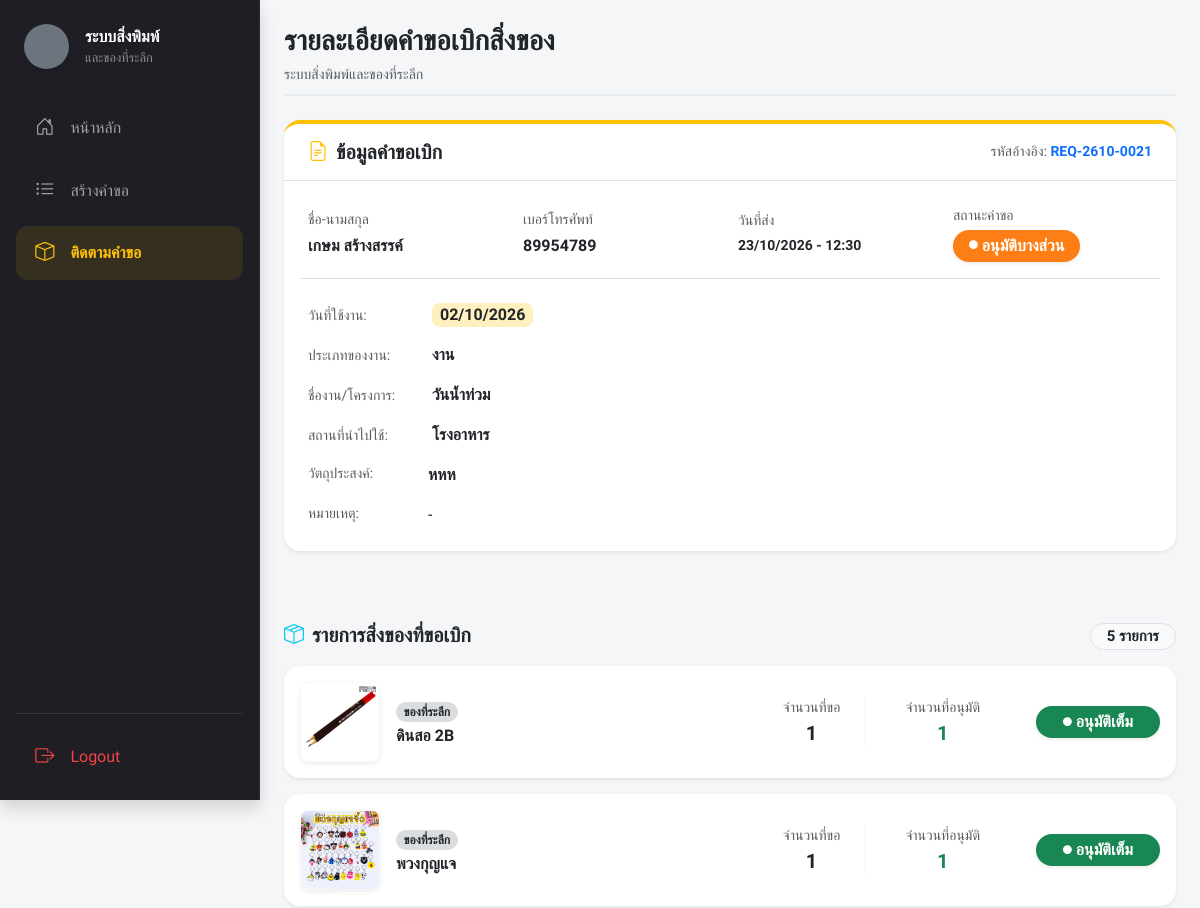
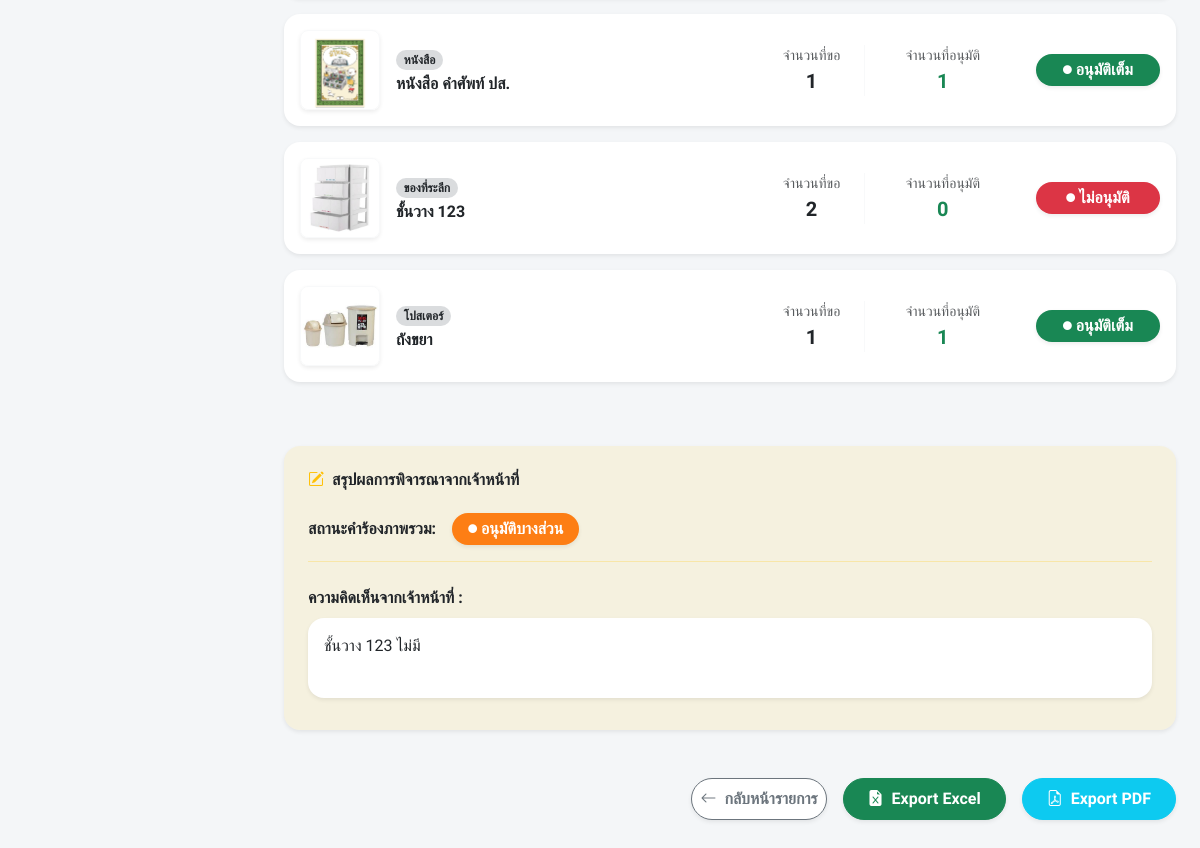
Screenshot of /index.php?page=request_view&id=21 (signed in) with the database file from the repository (2 pictures, top to bottom).
### tables this page shows
CREATE TABLE `requests` (
  `request_id` int(11) NOT NULL,
  `request_no` varchar(20) NOT NULL,
  `user_id` int(11) NOT NULL,
  `request_date` datetime DEFAULT current_timestamp(),
  `use_date` date DEFAULT NULL,
  `event_type` varchar(50) DEFAULT NULL,
  `event_name` varchar(200) DEFAULT NULL,
  `location` varchar(200) DEFAULT NULL,
  `purpose` text DEFAULT NULL,
  `user_note` text DEFAULT NULL,
  `status` varchar(20) DEFAULT 'Pending',
  `admin_comment` text DEFAULT NULL,
  `approved_at` datetime DEFAULT NULL,
  `approved_by` int(11) DEFAULT NULL
);

CREATE TABLE `users` (
  `user_id` int(11) NOT NULL,
  `username` varchar(50) NOT NULL,
  `password` varchar(255) NOT NULL,
  `full_name` varchar(100) DEFAULT NULL,
  `email` varchar(150) DEFAULT NULL,
  `department_id` int(11) DEFAULT NULL,
  `sub_department_id` int(11) DEFAULT NULL,
  `employment_type_id` int(11) DEFAULT NULL,
  `position` varchar(100) DEFAULT NULL,
  `phone_number` varchar(20) DEFAULT NULL,
  `role` varchar(20) DEFAULT 'User'
);

CREATE TABLE `request_items` (
  `request_item_id` int(11) NOT NULL,
  `request_id` int(11) NOT NULL,
  `item_id` int(11) NOT NULL,
  `requested_qty` int(11) NOT NULL,
  `approved_qty` int(11) DEFAULT NULL,
  `item_status` varchar(20) DEFAULT NULL
);

CREATE TABLE `categories` (
  `category_id` int(11) NOT NULL,
  `name` varchar(100) DEFAULT NULL,
  `is_active` tinyint(1) DEFAULT 1,
  `created_at` datetime DEFAULT current_timestamp()
);

CREATE TABLE `items` (
  `id` int(11) NOT NULL,
  `item_code` varchar(20) NOT NULL,
  `category_id` int(11) NOT NULL,
  `name` varchar(200) NOT NULL,
  `description` text DEFAULT NULL,
  `current_stock` int(11) DEFAULT 0,
  `is_active` tinyint(1) NOT NULL DEFAULT 1,
  `low_stock_threshold` int(11) DEFAULT 10,
  `images` text DEFAULT NULL,
  `created_at` datetime DEFAULT current_timestamp()
);

### views/user/request_view.php (the view, shortened to what this page needs)
<?php
$request_id = $_GET['id'] ?? '';
$user_id = $_SESSION['user_id'] ?? 0;
$stmt = $pdo->prepare("
    SELECT r.*, u.full_name, u.phone_number
    FROM requests r
    JOIN users u ON r.user_id = u.user_id
    WHERE r.request_id = ? AND r.user_id = ?
");
$stmt->execute([$request_id, $user_id]);
$request = $stmt->fetch();
$itemStmt = $pdo->prepare("
    SELECT
        ri.*,
        i.name AS item_name,
        i.images,
        c.name AS category_name
    FROM request_items ri
    LEFT JOIN items i ON ri.item_id = i.id
    LEFT JOIN categories c ON i.category_id = c.category_id
    WHERE ri.request_id = ?
");
$itemStmt->execute([$request_id]);
$items = $itemStmt->fetchAll();
$statusText = $request['status'];
$badgeStyle = 'min-width: 110px; ';
if ($statusText === 'รออนุมัติ' || $statusText === 'Pending') {
    $badgeStyle .= 'background-color: #fbff00; color: #000;';
    $statusText = 'รออนุมัติ';
} elseif (strpos($statusText, 'อนุมัติบางส่วน') !== false) {
    $badgeStyle .= 'background-color: #fd7e14; color: #fff;';
} elseif (strpos($statusText, 'ไม่อนุมัติ') !== false) {
    $badgeStyle .= 'background-color: #dc3545; color: #fff;';
} elseif (strpos($statusText, 'อนุมัติ') !== false) {
    $badgeStyle .= 'background-color: #28a745; color: #fff;';
} else {
    $badgeStyle .= 'background-color: #6c757d; color: #fff;';
}
?>
<div class="d-flex justify-content-between align-items-center mb-4 pb-2" style="border-bottom: 2px solid #e9ecef;">
    <div>
        <h3 class="fw-bolder mb-1 text-dark">รายละเอียดคำขอเบิกสิ่งของ</h3>
        <span class="text-muted small">ระบบสิ่งพิมพ์และของที่ระลึก</span>
    </div>
</div>
<div class="card border-0 rounded-4 shadow-sm mb-4 border-warning border-top border-4 bg-white">
    <div class="card-header bg-white py-3 px-4 border-bottom d-flex justify-content-between align-items-center rounded-top-4">
        <h5 class="fw-bold mb-0 text-dark"><i class="bi bi-file-earmark-text me-2 text-warning"></i>ข้อมูลคำขอเบิก</h5>
        <span class="text-muted small">รหัสอ้างอิง: <span class="fw-bold text-primary"><?= htmlspecialchars($request['request_no']) ?></span></span>
    </div>
    <div class="card-body p-4">
        <div class="row g-3 align-items-center mb-4 pb-3 border-bottom">
            <div class="col-12 col-sm-6 col-md-3">
                <div class="text-muted small mb-1">ชื่อ-นามสกุล</div>
                <div class="fw-bold text-dark fs-6"><?= htmlspecialchars($request['full_name'] ?? 'ไม่ทราบชื่อ') ?></div>
            </div>
            <div class="col-12 col-sm-6 col-md-3">
                <div class="text-muted small mb-1">เบอร์โทรศัพท์</div>
                <div class="fw-bold text-dark fs-6"><?= htmlspecialchars($request['phone_number'] ?? '-') ?></div>
            </div>
            <div class="col-12 col-sm-6 col-md-3">
                <div class="text-muted small mb-1">วันที่ส่ง</div>
                <div class="fw-bold text-dark small">
                    <?= date('d/m/Y - H:i', strtotime($request['request_date'])) ?>
                </div>
            </div>
            <div class="col-12 col-sm-6 col-md-3">
                <div class="text-muted small mb-1">สถานะคำขอ</div>
                <span class="badge px-3 py-2 fs-6 rounded-pill shadow-sm d-inline-flex align-items-center justify-content-center" style="<?= $badgeStyle ?>">
                    <i class="bi bi-circle-fill small me-1" style="font-size: 0.55rem;"></i>
                    <?= htmlspecialchars($statusText) ?>
                </span>
            </div>
        </div>
        <div class="row g-2">
            <div class="col-12 mb-2">
                <span class="text-muted small d-inline-block" style="width: 120px;">วันที่ใช้งาน:</span>
                <span class="badge bg-warning text-dark bg-opacity-25 px-2 py-1 fs-6 rounded-3"><?= date('d/m/Y', strtotime($request['use_date'])) ?></span>
            </div>
            <div class="col-12 mb-2">
                <span class="text-muted small d-inline-block" style="width: 120px;">ประเภทของงาน:</span>
                <span class="fw-bold text-dark"><?= htmlspecialchars($request['event_type']) ?></span>
            </div>
            <div class="col-12 mb-2">
                <span class="text-muted small d-inline-block" style="width: 120px;">ชื่องาน/โครงการ:</span>
                <span class="fw-bold text-dark"><?= htmlspecialchars($request['event_name']) ?></span>
            </div>
            <div class="col-12 mb-2">
                <span class="text-muted small d-inline-block" style="width: 120px;">สถานที่นำไปใช้:</span>
                <span class="fw-bold text-dark"><?= htmlspecialchars($request['location']) ?></span>
            </div>
            <div class="col-12 mb-2 d-flex">
                <span class="text-muted small flex-shrink-0" style="width: 120px;">วัตถุประสงค์:</span>
                <span class="fw-bold text-dark"><?= nl2br(htmlspecialchars($request['purpose'])) ?></span>
            </div>
            <div class="col-12 d-flex">
                <span class="text-muted small flex-shrink-0" style="width: 120px;">หมายเหตุ:</span>
                <span class="text-dark"><?= nl2br(htmlspecialchars($request['user_note'] ?: '-')) ?></span>
            </div>
        </div>
    </div>
</div>
<h5 class="fw-bold mb-3 mt-5 text-dark">
    <i class="bi bi-box-seam text-info me-2"></i>รายการสิ่งของที่ขอเบิก
    <span class="float-end badge bg-light text-dark border rounded-pill px-3"><?= count($items) ?> รายการ</span>
</h5>
<div class="mb-5">
    <?php foreach ($items as $index => $item):
        $images = json_decode($item['images'] ?? '[]', true);
        $imgSrc = !empty($images) ? 'assets/uploads/items/' . $images[0] : 'assets/images/placeholder.jpg';
        $reqQty = (int)$item['requested_qty'];
        $appQty = (int)$item['approved_qty'];
        $itemStatusText = 'รออนุมัติ';
        $itemBadgeClass = 'bg-warning bg-opacity-25 text-dark';
        $iconClass = 'text-warning';
        if ($request['status'] !== 'รออนุมัติ' && $request['status'] !== 'Pending') {
            if ($appQty === $reqQty) {
                $itemStatusText = 'อนุมัติเต็ม';
                $itemBadgeClass = 'bg-success text-white';
                $iconClass = 'text-white';
            } elseif ($appQty === 0) {
                $itemStatusText = 'ไม่อนุมัติ';
                $itemBadgeClass = 'bg-danger text-white';
                $iconClass = 'text-white';
            } else {
                $itemStatusText = 'อนุมัติบางส่วน';
                $itemBadgeClass = 'bg-warning text-dark';
                $iconClass = 'text-danger';
            }
        }
    ?>
        <div class="card border-0 rounded-4 shadow-sm mb-3 bg-white">
            <div class="card-body p-3 d-flex align-items-center flex-wrap gap-3">
                <img src="<?= $imgSrc ?>" class="rounded-3 object-fit-cover border border-light shadow-sm" style="width: 80px; height: 80px;">
                <div class="flex-grow-1" style="min-width: 200px;">
                    <span class="badge bg-secondary bg-opacity-25 text-dark rounded-pill mb-1"><?= htmlspecialchars($item['category_name'] ?? 'ไม่ระบุ') ?></span>
                    <h6 class="fw-bolder mb-0 text-dark"><?= htmlspecialchars($item['item_name'] ?? 'ไม่ทราบชื่อ') ?></h6>
                </div>
                <div class="text-center px-4 border-end border-light d-none d-sm-block">
                    <span class="d-block text-muted small">จำนวนที่ขอ</span>
                    <span class="fw-bolder text-dark fs-5"><?= $reqQty ?></span>
                </div>
                <div class="text-center px-4 d-none d-sm-block" style="min-width: 120px;">
                    <span class="d-block text-muted small">จำนวนที่อนุมัติ</span>
                    <span class="fw-bolder text-success fs-5"><?= ($request['status'] === 'รออนุมัติ' || $request['status'] === 'Pending') ? '-' : $appQty ?></span>
                </div>
                <div style="min-width: 140px;" class="text-end ps-3">
                    <span class="badge rounded-pill py-2 w-100 fs-6 fw-bold px-4 py-2 <?= $itemBadgeClass ?> d-inline-flex align-items-center justify-content-center shadow-sm">
                        <i class="bi bi-circle-fill small me-1 <?= $iconClass ?>" style="font-size: 0.55rem;"></i> <?= $itemStatusText ?>
                    </span>
                </div>
            </div>
        </div>
    <?php endforeach; ?>
</div>
<div class="card border-0 rounded-4 shadow-sm mb-5 bg-warning bg-opacity-10">
    <div class="card-body p-4">
        <h6 class="fw-bold mb-4 text-dark"><i class="bi bi-pencil-square me-2 text-warning"></i>สรุปผลการพิจารณาจากเจ้าหน้าที่</h6>
        <div class="d-flex align-items-center mb-4 pb-3 border-bottom border-warning border-opacity-25">
            <span class="fw-bold text-dark me-3">สถานะคำร้องภาพรวม:</span>
            <span class="badge px-3 py-2 fs-6 rounded-pill shadow-sm d-inline-flex align-items-center justify-content-center" style="<?= $badgeStyle ?>">
                <i class="bi bi-circle-fill small me-1" style="font-size: 0.55rem;"></i> <?= htmlspecialchars($statusText) ?>
            </span>
        </div>
        <div class="mb-2">
            <label class="fw-bold mb-2 text-dark">ความคิดเห็นจากเจ้าหน้าที่ :</label>
            <div class="p-3 bg-white rounded-4 shadow-sm text-dark" style="min-height: 80px;">
                <?= nl2br(htmlspecialchars($request['admin_comment'] ?: 'ไม่มีความคิดเห็นเพิ่มเติม')) ?>
            </div>
        </div>
    </div>
</div>
<div class="d-flex justify-content-end gap-3 mb-5 flex-wrap">
    <a href="index.php?page=my_requests" class="btn btn-outline-secondary fw-bold px-2 py-2 bg-white rounded-pill shadow-sm">
        <i class="bi bi-arrow-left me-2"></i>กลับหน้ารายการ
    </a>
    <?php if ($request['status'] !== 'รออนุมัติ' && $request['status'] !== 'ยกเลิก'): ?>
        <button type="button" class="btn btn-success fw-bolder px-4 py-2 rounded-pill shadow-sm" onclick="alert('ฟังก์ชัน Export Excel กำลังพัฒนา');">
            <i class="bi bi-file-earmark-excel-fill me-2"></i>Export Excel
        </button>
        <a href="actions/export_pdf.php?id=<?= $request['request_id'] ?>" target="_blank" class="btn btn-info text-white fw-bolder px-4 py-2 rounded-pill shadow-sm">
            <i class="bi bi-file-earmark-pdf me-2"></i>Export PDF
        </a>
    <?php endif; ?>
</div>

### assets/css/style.css (style rules this page uses)
:root { --portal-ink: #1e1e24; --portal-yellow: #ffc107; --portal-surface: #f8f9fa; }
body { background: var(--portal-surface); }

### includes/header.php (style rules this page uses)
body, .container-fluid, .card, .btn, table, input, select { font-family: 'Prompt', sans-serif !important; }
::placeholder { color: #6c757d !important; opacity: 1 !important; }

### rows the page displays
requests: request_no "REQ-2610-0021", user.full_name "เกษม สร้างสรรค์", user.phone_number "89954789", request_date "23/10/2026 - 12:30", status "อนุมัติบางส่วน", use_date "02/10/2026", event_type "งาน", event_name "วันน้ำท่วม", location "โรงอาหาร", purpose "หหห", user_note "-", admin_comment "ชั้นวาง 123 ไม่มี"
request_items: shows a picture, categories.name "ของที่ระลึก", item.name "ดินสอ 2B", requested_qty "1", approved_qty "1", itemStatusText "อนุมัติเต็ม"
request_items: shows a picture, categories.name "ของที่ระลึก", item.name "พวงกุญแจ", requested_qty "1", approved_qty "1", itemStatusText "อนุมัติเต็ม"
request_items: shows a picture, categories.name "หนังสือ", item.name "หนังสือ คำศัพท์ ปส.", requested_qty "1", approved_qty "1", itemStatusText "อนุมัติเต็ม"
request_items: shows a picture, categories.name "ของที่ระลึก", item.name "ชั้นวาง 123", requested_qty "2", approved_qty "0", itemStatusText "ไม่อนุมัติ"
request_items: shows a picture, categories.name "โปสเตอร์", item.name "ถังขยา", requested_qty "1", approved_qty "1", itemStatusText "อนุมัติเต็ม"

### other values shown
count($items) "5"
